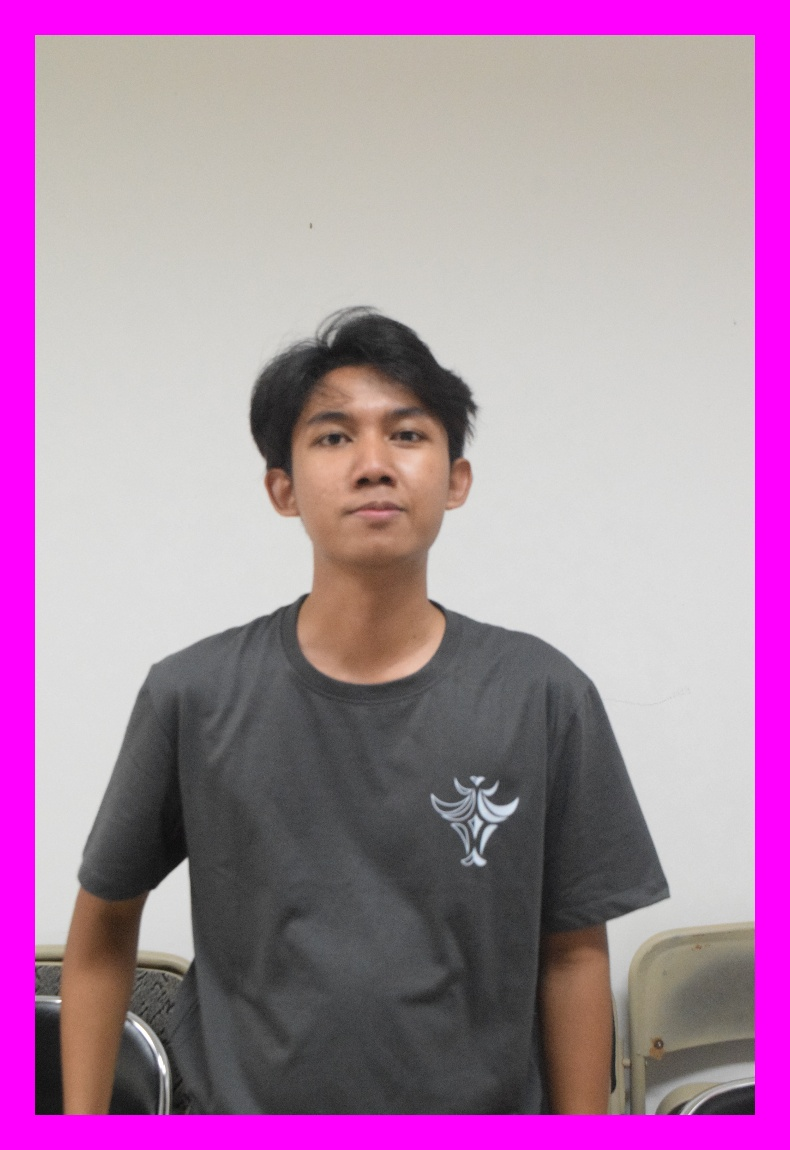
#> input picture image_processing/Dimas_with_frame.jpg, 790 x 1150 px, given in place of Dimas.jpg, which was not available
$ jupyter execute HO2.ipynb   (older library calls are emulated)   (text cells are left out)
#> lines starting #> are read from the running program, lines starting #| are printed output that depends on the picture; after the words box and inside, x2 and y2 are one past the last pixel; in counts of white or black regions, pixels touching at a corner belong together; pictures that were not available may be replaced by others from this repository, and a replacement may not be noted
[cell 1]
import cv2
import numpy as np
import matplotlib.pyplot as plot

# Baca gambar
image = cv2.imread('Dimas.jpg')
#> image is the input picture: shape (1150, 790, 3); mean B, G, R 164, 131.4, 172.4

# Ukuran asli
height, width = image.shape[:2]
#> height = 1150; width = 790

# Tentukan dimensi terpanjang
max_dim = max(height, width)
#> max_dim = 1150

# Rasio resize
scale_factor = 1080 / max_dim
#> scale_factor = 0.939

# Baru hitung ukuran baru
new_width = int(width * scale_factor)
#> new_width = 741
new_height = int(height * scale_factor)
#> new_height = 1080

# Resize gambar
resized_image = cv2.resize(image, (new_width, new_height))

[cell 2]
# Misal dua digit terakhir NIM
nim_last_two_digits = 15
frame_thickness = 20 + nim_last_two_digits

# Ukuran baru dengan frame
new_width_with_frame = new_width + 2 * frame_thickness
#> new_width_with_frame = 811
new_height_with_frame = new_height + 2 * frame_thickness
#> new_height_with_frame = 1150

# Membuat matriks kosong dengan ukuran baru
framed_image = np.zeros((new_height_with_frame, new_width_with_frame, 3), dtype=np.uint8)

# Isi frame dengan warna ungu/magenta (255, 0, 255)
framed_image[:, :] = [255, 0, 255]

# Tempatkan gambar asli di tengah frame
framed_image[frame_thickness:new_height + frame_thickness,
                frame_thickness:new_width + frame_thickness] = resized_image

# Tampilkan gambar dengan frame
plot.imshow(framed_image)
plot.title('Gambar dengan Frame')
plot.axis('off')
plot.show()

# Simpan gambar hasil
output_filename = 'Dimas_with_frame.jpg'
cv2.imwrite(output_filename, framed_image)
print(f"Gambar dengan frame telah disimpan sebagai {output_filename}")

[cell 3]
# Pisahkan channel RGB
b, g, r = cv2.split(framed_image)

# Identifikasi bagian tengah gambar
mid_x = new_width // 2
#> mid_x = 370
mid_y = new_height // 2
#> mid_y = 540

# Area tengah (misal: ±10% dari pusat)
center_width = int(new_width * 0.1)
#> center_width = 74
center_height = int(new_height * 0.1)
#> center_height = 108

# Naikkan intensitas channel merah di area tengah
r[mid_y - center_height:mid_y + center_height,
    mid_x - center_width:mid_x + center_width][
        (r[mid_y - center_height:mid_y + center_height,
            mid_x - center_width:mid_x + center_width] >= 50) &
        (r[mid_y - center_height:mid_y + center_height,
            mid_x - center_width:mid_x + center_width] <= 150)
    ] += 3
#> r: shape (1150, 811); min 13, max 255, mean 184.1

# Gabungkan kembali channel RGB
framed_image = cv2.merge((b, g, r))

# Tampilkan gambar dengan intensitas merah yang ditingkatkan
plot.imshow(framed_image)
plot.title('Gambar dengan Intensitas Merah')
plot.axis('off')
plot.show()

# Simpan gambar hasil
output_filename = 'Dimas_with_red_intensity.jpg'
cv2.imwrite(output_filename, framed_image)
print(f"Gambar dengan intensitas merah telah disimpan sebagai {output_filename}")

[cell 4]
# Pisahkan channel RGB
b, g, r = cv2.split(framed_image)

# Area atas (misal: 10% dari bagian atas)
top_height = int(new_height * 0.1)
#> top_height = 108

# Turunkan intensitas channel biru di area atas
b[:top_height, :][(b[:top_height, :] >= 200) & (b[:top_height, :] <= 255)] -= 30
#> b: shape (1150, 811); min 12, max 255, mean 174.9

# Gabungkan kembali channel RGB
framed_image = cv2.merge((b, g, r))
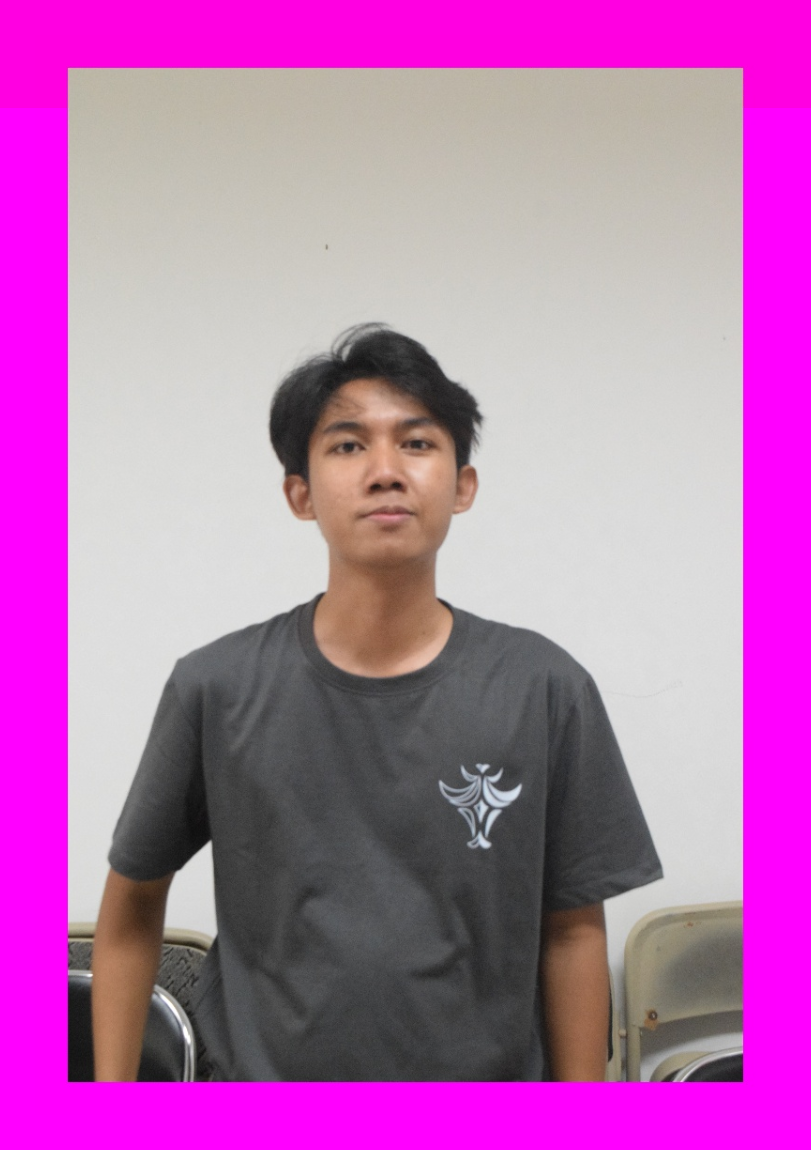
#> framed_image: shape (1150, 811, 3); mean B, G, R 174.9, 112.7, 184.1

# Tampilkan gambar dengan intensitas biru yang diturunkan
plot.imshow(framed_image)
plot.title('Gambar dengan Intensitas Biru')
plot.axis('off')
plot.show()

# Simpan gambar hasil
output_filename = 'Dimas_with_blue_intensity.jpg'
cv2.imwrite(output_filename, framed_image)
#> Out = True

[cell 5]
import matplotlib.pyplot as plt

# Hitung histogram untuk setiap channel RGB
hist_b = cv2.calcHist([framed_image], [0], None, [256], [0, 256])
#> hist_b = 256 values, max 101945 at index 255, min 0 at index 0, mean 3643.2
hist_g = cv2.calcHist([framed_image], [1], None, [256], [0, 256])
#> hist_g = 256 values, max 240168 at index 0, min 0 at index 240, mean 3643.2
hist_r = cv2.calcHist([framed_image], [2], None, [256], [0, 256])
#> hist_r = 256 values, max 238562 at index 255, min 0 at index 0, mean 3643.2

# Plot histogram
plt.figure(figsize=(10, 5))
plt.title("Histogram")
plt.xlabel("Intensitas Pixel")
plt.ylabel("Frekuensi")
plt.plot(hist_b, color='blue', label='Blue')
plt.plot(hist_g, color='green', label='Green')
plt.plot(hist_r, color='red', label='Red')
plt.legend()
plt.show()
#> figure, not shown here; curve peaks at x = 255, y = 101945; curve peaks at x = 0, y = 240168; curve peaks at x = 255, y = 238562

[cell 6]
import cv2

# Baca gambar dalam format RGB
image = cv2.imread('Dimas.jpg')

# Konversi ke grayscale
gray_image = cv2.cvtColor(image, cv2.COLOR_BGR2GRAY)
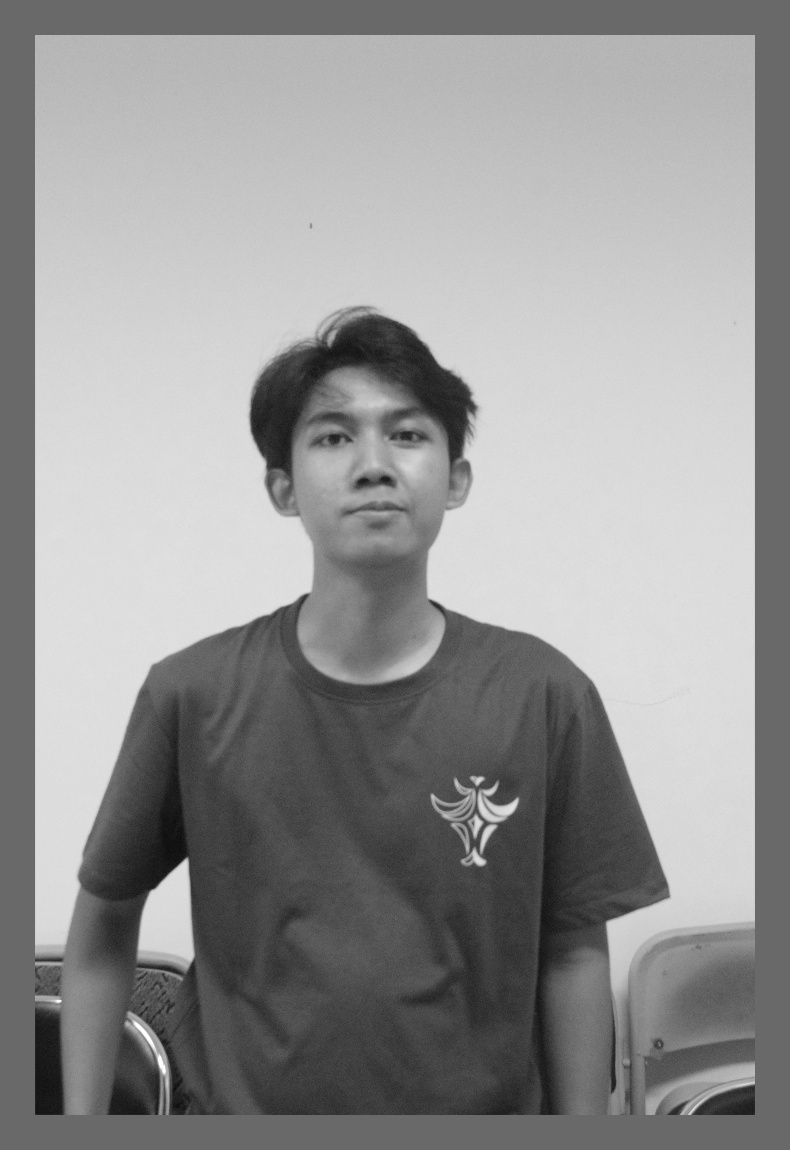
#> gray_image: shape (1150, 790); min 10, max 255, mean 147.4

[cell 7]
import matplotlib.pyplot as plt

# Hitung histogram
hist_gray = cv2.calcHist([gray_image], [0], None, [256], [0, 256])
#> hist_gray = 256 values, max 127487 at index 105, min 0 at index 0, mean 3548.8

# Plot histogram
plt.figure(figsize=(10, 5))
plt.title("Histogram Grayscale")
plt.xlabel("Intensitas Pixel")
plt.ylabel("Frekuensi")
plt.plot(hist_gray, color='black')
plt.show()
#> figure, not shown here; curve peaks at x = 105, y = 127487

[cell 8]
# Normalisasi intensitas
normalized_image = cv2.normalize(gray_image, None, alpha=0, beta=255, norm_type=cv2.NORM_MINMAX, dtype=cv2.CV_8U)

[cell 9]
# Hitung histogram setelah normalisasi
hist_normalized = cv2.calcHist([normalized_image], [0], None, [256], [0, 256])
#> hist_normalized = 256 values, max 127487 at index 99, min 0 at index 13, mean 3548.8

# Plot histogram
plt.figure(figsize=(10, 5))
plt.title("Histogram Setelah Normalisasi")
plt.xlabel("Intensitas Pixel")
plt.ylabel("Frekuensi")
plt.plot(hist_normalized, color='black')
plt.show()
#> figure, not shown here; curve peaks at x = 99, y = 127487

# Tampilkan gambar hasil normalisasi
plot.imshow(normalized_image, cmap='gray')
plot.title("Gambar Setelah Normalisasi")
plot.axis('off')
plot.show()

# Simpan gambar hasil normalisasi
output_filename = 'Dimas_normalized.jpg'
cv2.imwrite(output_filename, normalized_image)
#> Out = True

[cell 10]
# Membuat pixel-art
pixel_art = np.where(normalized_image < 128, 0, 255).astype(np.uint8)
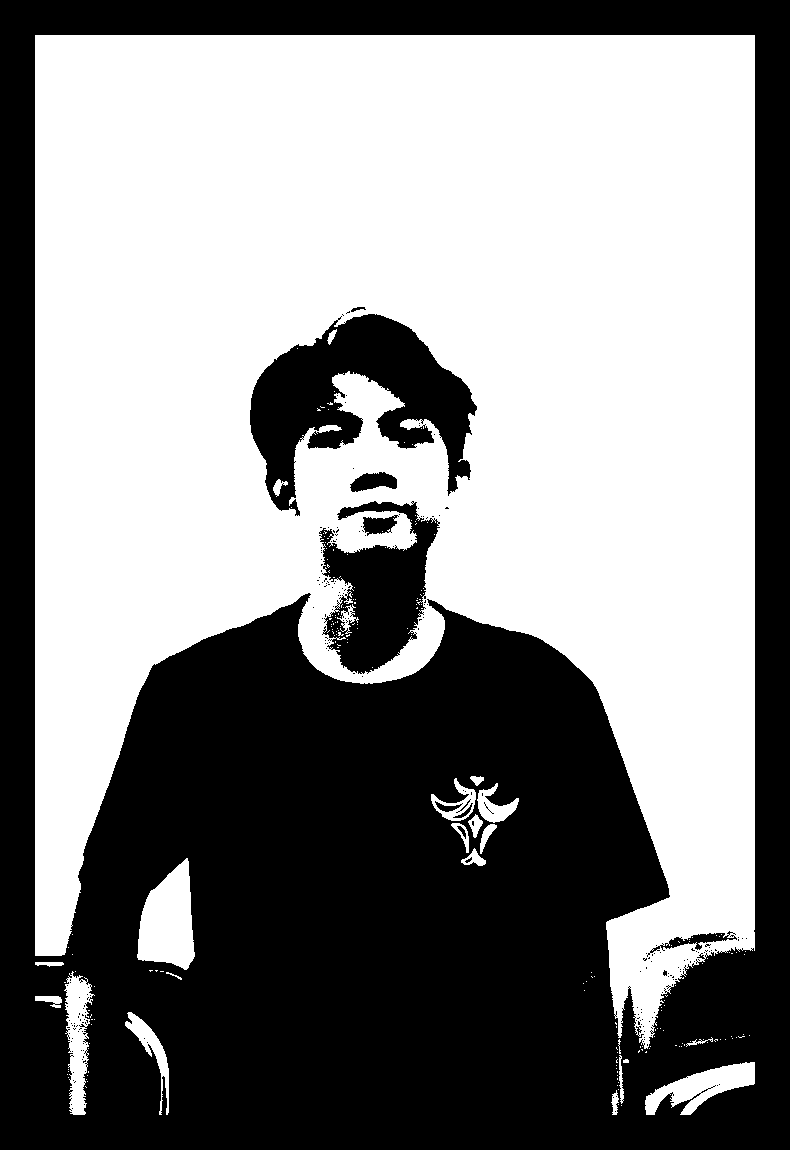
#> pixel_art: shape (1150, 790); 53.4% white; 220 black regions (209 under 20 px), largest, box (x1, y1, x2, y2) and area: (0, 0, 790, 1150) 388588, (250, 314, 477, 516) 21276, (319, 501, 440, 674) 11109

# Tampilkan gambar pixel-art
plot.imshow(pixel_art, cmap='gray')
plot.title("Pixel-Art")
plot.axis('off')
plot.show()

# Simpan gambar pixel-art
output_filename = 'Dimas_pixel_art.jpg'
cv2.imwrite(output_filename, pixel_art)
#> Out = True

[cell 11]
# Efek Blur
blurred_image = cv2.GaussianBlur(normalized_image, (5, 5), 0)

# Efek Noise
noise = np.random.normal(0, 20, normalized_image.shape).astype(np.int16)
noisy_image = cv2.add(normalized_image.astype(np.int16), noise).clip(0, 255).astype(np.uint8)

# Tampilkan gambar hasil efek blur
plot.imshow(blurred_image, cmap='gray')
plot.title('Gambar dengan Efek Blur')
plot.axis('off')
plot.show()

# Simpan gambar hasil efek blur
output_filename = 'Dimas_blurred.jpg'
cv2.imwrite(output_filename, blurred_image)

# Tampilkan gambar hasil efek noise
plot.imshow(noisy_image, cmap='gray')
plot.title('Gambar dengan Efek Noise')
plot.axis('off')
plot.show()

# Simpan gambar hasil efek noise
output_filename = 'Dimas_noisy.jpg'
cv2.imwrite(output_filename, noisy_image)
#> Out = True

[cell 12]
import cv2
import numpy as np
import matplotlib.pyplot as plt

# Baca gambar
image = cv2.imread('Dimas.jpg')

# Konversi gambar ke format RGB (OpenCV membaca dalam BGR)
rgb_image = cv2.cvtColor(image, cv2.COLOR_BGR2RGB)

# Naikkan kecerahan
brightness_increase = 50
brightened_image = np.clip(rgb_image + brightness_increase, 0, 255).astype(np.uint8)

# Fungsi untuk menampilkan histogram
def plot_histogram(image, title):
#> called with title = 'Histogram Sebelum Peningkatan Kecerahan'
    plt.figure(figsize=(10, 5))
    plt.title(title)
    plt.xlabel("Intensitas Pixel")
    plt.ylabel("Frekuensi")

    # Hitung histogram untuk setiap channel
    for i, color in enumerate(['Red', 'Green', 'Blue']):
        hist = cv2.calcHist([image], [i], None, [256], [0, 256])
        plt.plot(hist, color=color, label=color)
    plt.legend()
    plt.show()
#> figure, not shown here; curve peaks at x = 255, y = 122871; curve peaks at x = 0, y = 122626; curve peaks at x = 254, y = 114501

# Tampilkan histogram sebelum dan sesudah peningkatan kecerahan
plot_histogram(rgb_image, "Histogram Sebelum Peningkatan Kecerahan")
plot_histogram(brightened_image, "Histogram Setelah Peningkatan Kecerahan")

# Tampilkan gambar hasil
plt.imshow(brightened_image)
plt.title("Gambar Setelah Peningkatan Kecerahan")
plt.axis('off')
plt.show()

[cell 13]
# Turunkan saturasi
saturation_reduction_factor = 0.5  # Faktor pengurangan saturasi
grayscale_avg = np.mean(rgb_image, axis=2, keepdims=True)  # Rata-rata dari R, G, B
desaturated_image = saturation_reduction_factor * rgb_image + (1 - saturation_reduction_factor) * grayscale_avg

# Konversi kembali ke uint8
desaturated_image = desaturated_image.astype(np.uint8)

# Tampilkan histogram sebelum dan sesudah pengurangan saturasi
plot_histogram(rgb_image, "Histogram Sebelum Pengurangan Saturasi")
plot_histogram(desaturated_image, "Histogram Setelah Pengurangan Saturasi")

# Tampilkan gambar hasil
plt.imshow(desaturated_image)
plt.title("Gambar Setelah Pengurangan Saturasi")
plt.axis('off')
plt.show()

[cell 14]
# Turunkan kontras
contrast_reduction_factor = 0.5  # Faktor pengurangan kontras
normalized_image = rgb_image / 255.0  # Normalisasi ke [0, 1]
#> normalized_image: shape (1150, 790, 3) float64
low_contrast_image = contrast_reduction_factor * normalized_image + (1 - contrast_reduction_factor) * 0.5  # Interpolasi ke nilai tengah
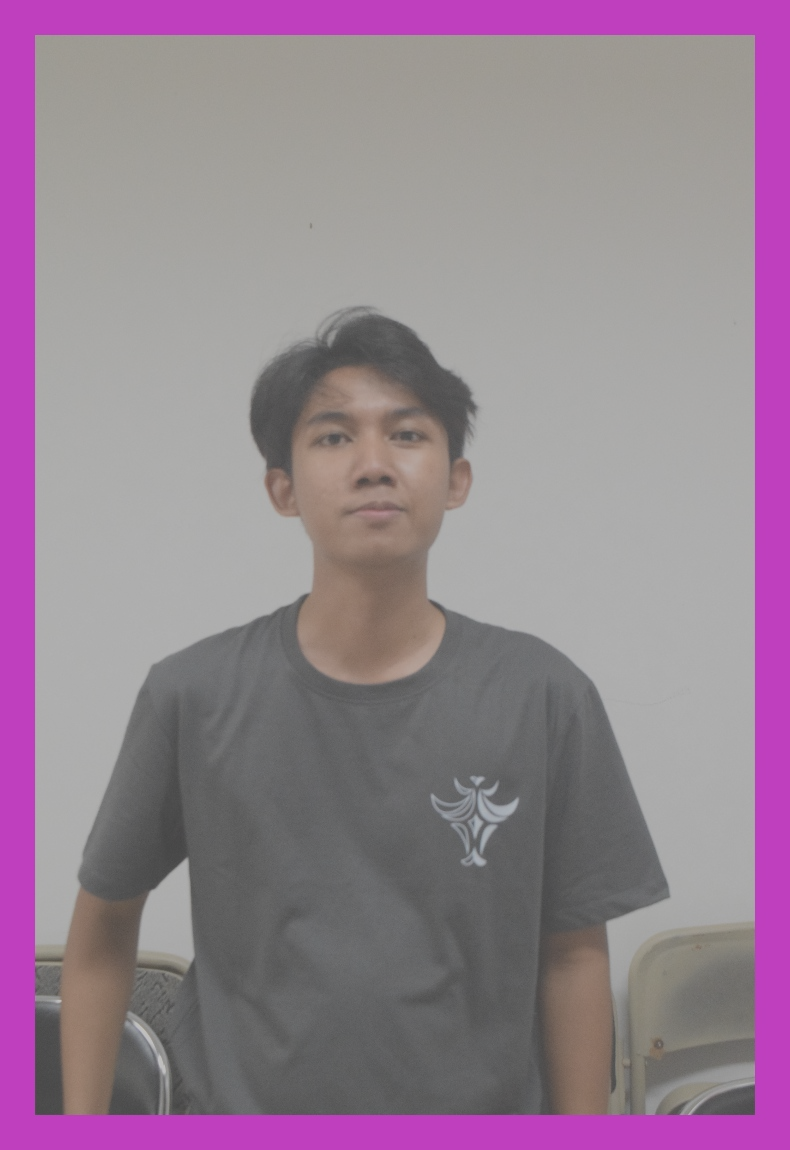
#> low_contrast_image: shape (1150, 790, 3) float64; mean R, G, B 0.588, 0.508, 0.571
low_contrast_image = (low_contrast_image * 255).astype(np.uint8)

# Tampilkan histogram sebelum dan sesudah pengurangan kontras
plot_histogram(rgb_image, "Histogram Sebelum Pengurangan Kontras")
plot_histogram(low_contrast_image, "Histogram Setelah Pengurangan Kontras")
#> in plot_histogram (call 6), `plt.show()`:
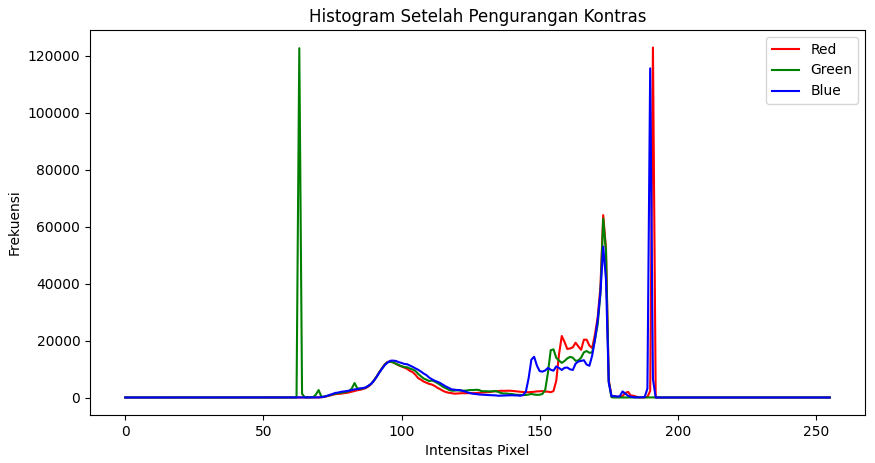
#> figure drawn by matplotlib, 1 panel; curve peaks at x = 191, y = 122871; curve peaks at x = 63, y = 122626; curve peaks at x = 190, y = 115546

# Tampilkan gambar hasil
plt.imshow(low_contrast_image)
plt.title("Gambar Setelah Pengurangan Kontras")
plt.axis('off')
plt.show()
